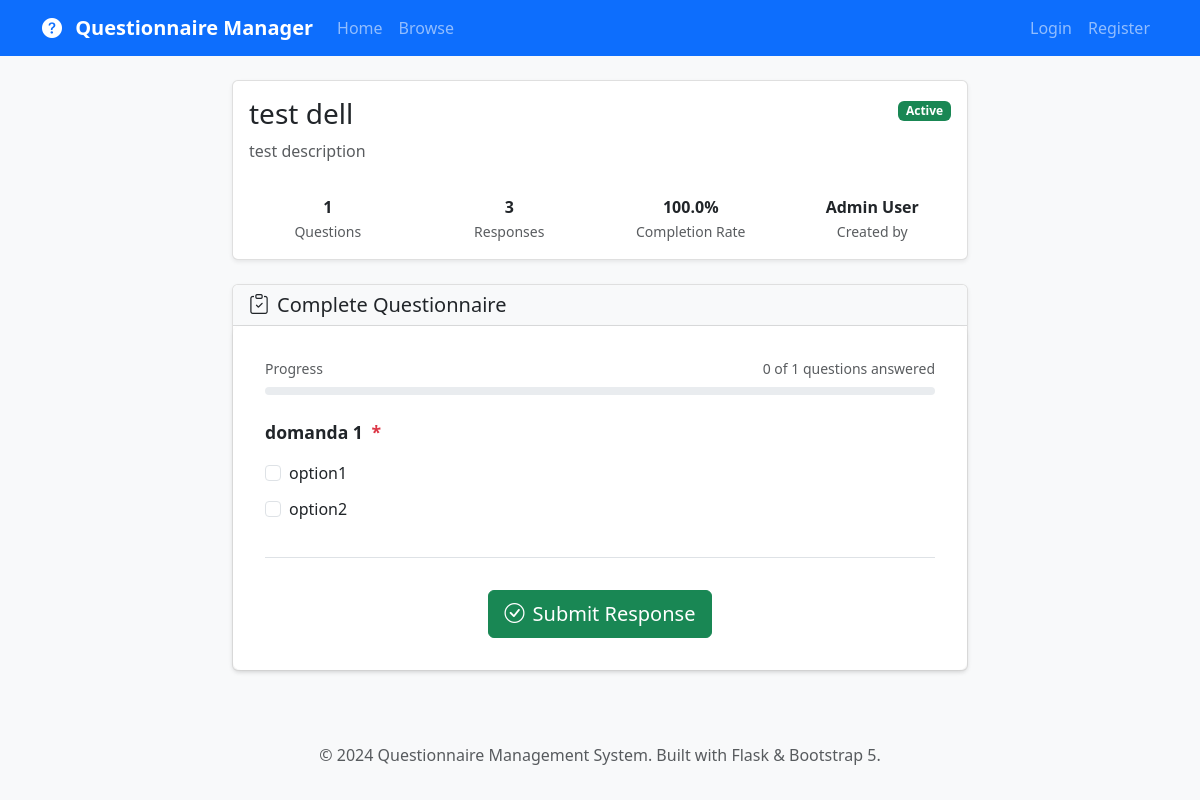
The app's page /questionnaire/1, older data.
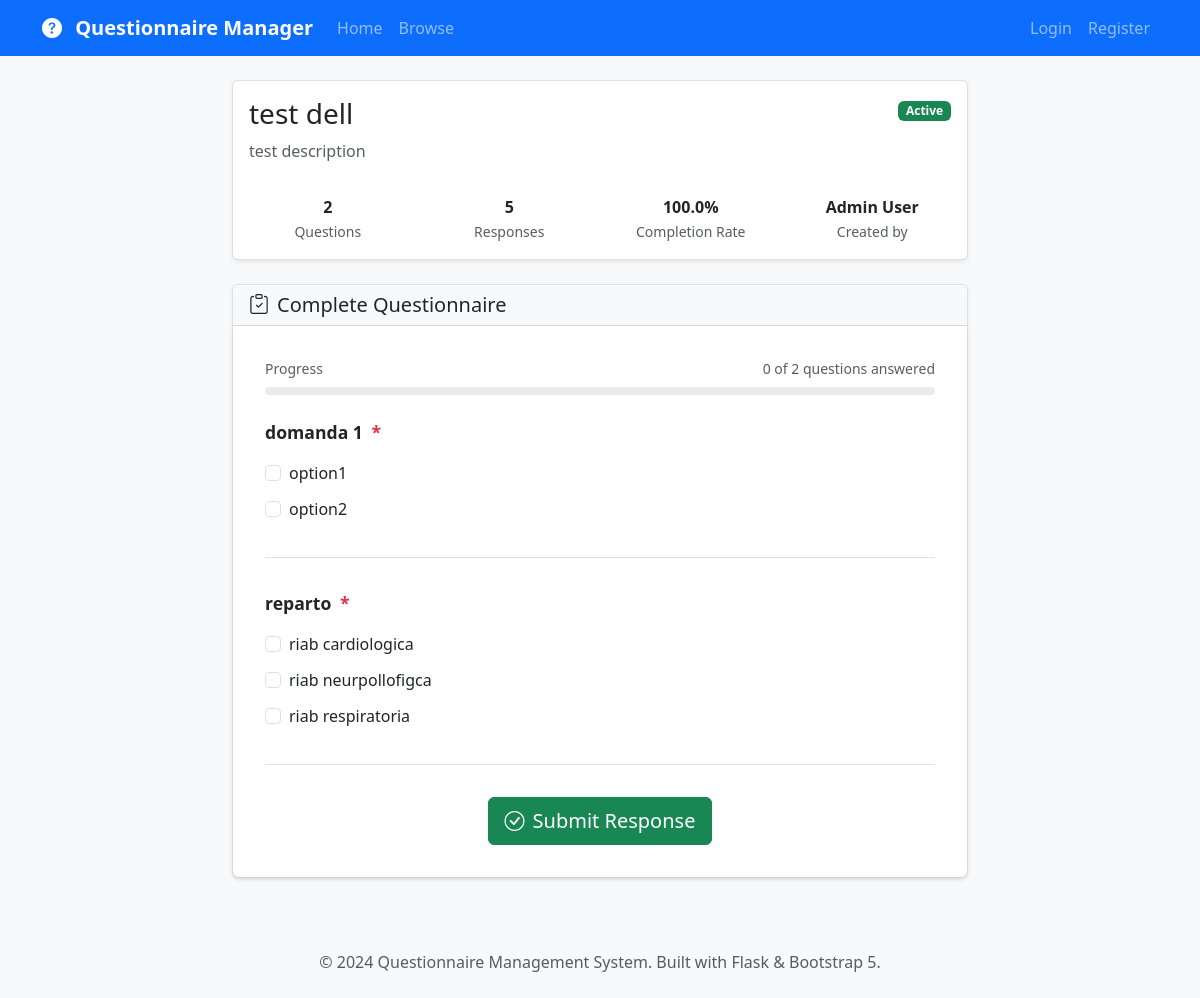
The same page, newer data.
### app/models.py (models this page shows, shortened)
class Question(db.Model):
    __tablename__ = 'questions'
    id = db.Column(db.Integer, primary_key=True)
    questionnaire_id = db.Column(db.Integer, db.ForeignKey('questionnaires.id'), nullable=False)
    question_text = db.Column(db.Text, nullable=False)
    question_type = db.Column(db.String(20), nullable=False)  # single_choice, multiple_choice, open_ended, scale
    options = db.Column(db.Text)  # JSON string for choice options
    order = db.Column(db.Integer, default=0)
    is_required = db.Column(db.Boolean, default=True)
    created_at = db.Column(db.DateTime, default=datetime.utcnow)
    answers = db.relationship('Answer', backref='question', lazy='dynamic', cascade='all, delete-orphan')
    def get_options_list(self):
        if self.options:
            try:
                return json.loads(self.options)
            except json.JSONDecodeError:
                return []
        return []

### app/main/routes.py (the view)
@bp.route('/questionnaire/<int:id>')
def view_questionnaire(id):
    questionnaire = Questionnaire.query.get_or_404(id)
    if not questionnaire.is_active and questionnaire.creator != current_user and not current_user.is_authenticated:
        flash('This questionnaire is not available.', 'warning')
        return redirect(url_for('main.questionnaires'))
    user_response = None
    if current_user.is_authenticated:
        user_response = Response.query.filter_by(
            questionnaire_id=id,
            user_id=current_user.id,
            is_complete=True
        ).first()
    can_respond, message = questionnaire.can_user_respond(current_user if current_user.is_authenticated else None)
    return render_template('main/view_questionnaire.html',
                         title=questionnaire.title,
                         questionnaire=questionnaire,
                         user_response=user_response,
                         can_respond=can_respond,
                         response_message=message)

### app/models.py (called while the page is built, shortened)
    def get_full_name(self):
        if self.first_name and self.last_name:
            return f"{self.first_name} {self.last_name}"
        return self.username

    def get_total_responses(self):
        return self.responses.filter_by(is_complete=True).count()

    def get_completion_rate(self):
        total = self.responses.count()
        completed = self.responses.filter_by(is_complete=True).count()
        return (completed / total * 100) if total > 0 else 0

    def get_question_count(self):
        return self.questions.count()

    def can_user_respond(self, user):
        if not self.is_active:
            return False, "Questionnaire is not active"
        return True, "Can respond"

### app/templates/main/view_questionnaire.html (shortened to what the changed rows need)
{% extends "base.html" %}
{% block content %}
<div class="row">
    <div class="col-lg-8 mx-auto">
        <div class="card mb-4">
            <div class="card-body">
                <div class="d-flex justify-content-between align-items-start mb-3">
                    <div>
                        <h1 class="h3 mb-2">{{ questionnaire.title }}</h1>
                    </div>
                </div>
                <div class="row text-center">
                    <div class="col-md-3">
                        <div class="fw-bold">{{ questionnaire.get_question_count() }}</div>
                        <small class="text-muted">Questions</small>
                    </div>
                    <div class="col-md-3">
                        <div class="fw-bold">{{ questionnaire.get_total_responses() }}</div>
                        <small class="text-muted">Responses</small>
                    </div>
                </div>
            </div>
        </div>
        {% if can_respond %}
            <div class="card">
                <div class="card-header">
                    <h5 class="card-title mb-0">
                        <i class="bi bi-clipboard-check me-2"></i>Complete Questionnaire
                    </h5>
                </div>
                <div class="card-body response-form">
                    <div class="progress-container mb-4">
                        <div class="d-flex justify-content-between align-items-center mb-2">
                            <small class="text-muted">Progress</small>
                            <small class="text-muted" id="progress-text">0 of {{ questionnaire.get_question_count() }} questions answered</small>
                        </div>
                        <div class="progress">
                        </div>
                    </div>
                    <form id="response-form" method="POST" action="{{ url_for('api.submit_response', id=questionnaire.id) }}">
                        {% for question in questionnaire.questions %}
                            <div class="question-container" data-question-id="{{ question.id }}" data-required="{{ question.is_required|lower }}">
                                <div class="question-text">
                                    {{ question.question_text }}
                                    {% if question.is_required %}
                                        <span class="required-indicator">*</span>
                                    {% endif %}
                                </div>
                                {% if question.question_type == 'single_choice' %}
                                    <div class="mt-3">
                                        {% for option in question.get_options_list() %}
                                            <div class="form-check">
                                                <input class="form-check-input" type="radio"
                                                       name="question_{{ question.id }}"
                                                       value="{{ option }}"
                                                       id="q{{ question.id }}_{{ loop.index }}">
                                                <label class="form-check-label" for="q{{ question.id }}_{{ loop.index }}">
                                                    {{ option }}
                                                </label>
                                            </div>
                                        {% endfor %}
                                    </div>
                                {% elif question.question_type == 'multiple_choice' %}
                                    <div class="mt-3">
                                        {% for option in question.get_options_list() %}
                                            <div class="form-check">
                                                <input class="form-check-input" type="checkbox"
                                                       name="question_{{ question.id }}"
                                                       value="{{ option }}"
                                                       id="q{{ question.id }}_{{ loop.index }}">
                                                <label class="form-check-label" for="q{{ question.id }}_{{ loop.index }}">
                                                    {{ option }}
                                                </label>
                                            </div>
                                        {% endfor %}
                                    </div>
                                {% endif %}
                            </div>
                        {% endfor %}
                        <div class="text-center mt-4">
                            <button type="submit" class="btn btn-success btn-lg">
                                <i class="bi bi-check-circle me-2"></i>Submit Response
                            </button>
                        </div>
                    </form>
                </div>
            </div>
        {% endif %}
    </div>
</div>
{% endblock %}

Row changes from the older to the newer data that the page shows:
added Question: question_text "reparto", get_options_list "riab cardiologica" "riab neurpollofigca" "riab respiratoria"
Text that changed along with them:
{{ questionnaire.get_question_count() }}: "1" → "2"
{{ questionnaire.get_total_responses() }}: "3" → "5"
text written by a page script: "0 of 1 questions answered" → "0 of 2 questions answered"
